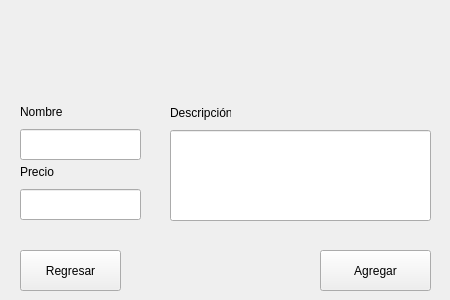
<?xml version="1.0" encoding="UTF-8"?>
<ui version="4.0">
 <class>Form</class>
 <widget class="QWidget" name="Form">
  <property name="geometry">
   <rect>
    <x>0</x>
    <y>0</y>
    <width>450</width>
    <height>300</height>
   </rect>
  </property>
  <property name="windowTitle">
   <string>Form</string>
  </property>
  <widget class="QLineEdit" name="lineEdit">
   <property name="geometry">
    <rect>
     <x>20</x>
     <y>129</y>
     <width>121</width>
     <height>31</height>
    </rect>
   </property>
  </widget>
  <widget class="QLineEdit" name="lineEdit_2">
   <property name="geometry">
    <rect>
     <x>20</x>
     <y>189</y>
     <width>121</width>
     <height>31</height>
    </rect>
   </property>
  </widget>
  <widget class="QLineEdit" name="lineEdit_3">
   <property name="geometry">
    <rect>
     <x>170</x>
     <y>130</y>
     <width>261</width>
     <height>91</height>
    </rect>
   </property>
  </widget>
  <widget class="QLabel" name="label">
   <property name="geometry">
    <rect>
     <x>20</x>
     <y>105</y>
     <width>47</width>
     <height>13</height>
    </rect>
   </property>
   <property name="text">
    <string>Nombre</string>
   </property>
  </widget>
  <widget class="QLabel" name="label_2">
   <property name="geometry">
    <rect>
     <x>20</x>
     <y>165</y>
     <width>47</width>
     <height>13</height>
    </rect>
   </property>
   <property name="text">
    <string>Precio</string>
   </property>
  </widget>
  <widget class="QLabel" name="label_3">
   <property name="geometry">
    <rect>
     <x>170</x>
     <y>105</y>
     <width>61</width>
     <height>16</height>
    </rect>
   </property>
   <property name="text">
    <string>Descripción</string>
   </property>
  </widget>
  <widget class="QPushButton" name="pushButton">
   <property name="geometry">
    <rect>
     <x>320</x>
     <y>250</y>
     <width>111</width>
     <height>41</height>
    </rect>
   </property>
   <property name="text">
    <string>Agregar</string>
   </property>
  </widget>
  <widget class="QPushButton" name="pushButton_2">
   <property name="geometry">
    <rect>
     <x>20</x>
     <y>250</y>
     <width>101</width>
     <height>41</height>
    </rect>
   </property>
   <property name="text">
    <string>Regresar</string>
   </property>
  </widget>
 </widget>
 <resources/>
 <connections/>
</ui>
